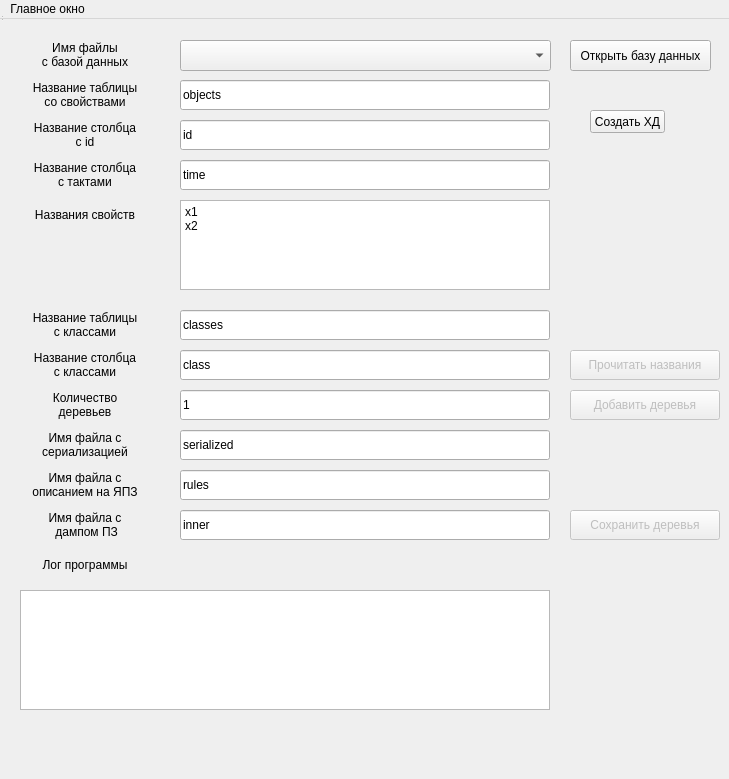
<?xml version="1.0" encoding="UTF-8"?>
<ui version="4.0">
 <class>DataMiningWindow</class>
 <widget class="QWidget" name="DataMiningWindow">
  <property name="geometry">
   <rect>
    <x>0</x>
    <y>0</y>
    <width>729</width>
    <height>779</height>
   </rect>
  </property>
  <property name="windowTitle">
   <string>MainWindow</string>
  </property>
  <widget class="QWidget" name="centralWidget" native="true">
   <property name="geometry">
    <rect>
     <x>0</x>
     <y>20</y>
     <width>740</width>
     <height>710</height>
    </rect>
   </property>
   <widget class="QLabel" name="table_name_label">
    <property name="geometry">
     <rect>
      <x>20</x>
      <y>60</y>
      <width>130</width>
      <height>30</height>
     </rect>
    </property>
    <property name="text">
     <string>Название таблицы
со свойствами</string>
    </property>
    <property name="textFormat">
     <enum>Qt::AutoText</enum>
    </property>
    <property name="alignment">
     <set>Qt::AlignCenter</set>
    </property>
   </widget>
   <widget class="QLabel" name="properties_label">
    <property name="geometry">
     <rect>
      <x>20</x>
      <y>180</y>
      <width>130</width>
      <height>30</height>
     </rect>
    </property>
    <property name="text">
     <string>Названия свойств</string>
    </property>
    <property name="alignment">
     <set>Qt::AlignCenter</set>
    </property>
   </widget>
   <widget class="QLineEdit" name="table_name_value">
    <property name="geometry">
     <rect>
      <x>180</x>
      <y>60</y>
      <width>370</width>
      <height>30</height>
     </rect>
    </property>
    <property name="text">
     <string>objects</string>
    </property>
   </widget>
   <widget class="QTextEdit" name="properties_text">
    <property name="geometry">
     <rect>
      <x>180</x>
      <y>180</y>
      <width>370</width>
      <height>90</height>
     </rect>
    </property>
    <property name="html">
     <string>&lt;!DOCTYPE HTML PUBLIC &quot;-//W3C//DTD HTML 4.0//EN&quot; &quot;http://www.w3.org/TR/REC-html40/strict.dtd&quot;&gt;
&lt;html&gt;&lt;head&gt;&lt;meta name=&quot;qrichtext&quot; content=&quot;1&quot; /&gt;&lt;style type=&quot;text/css&quot;&gt;
p, li { white-space: pre-wrap; }
&lt;/style&gt;&lt;/head&gt;&lt;body style=&quot; font-family:'MS Shell Dlg 2'; font-size:8.25pt; font-weight:400; font-style:normal;&quot;&gt;
&lt;p style=&quot; margin-top:0px; margin-bottom:0px; margin-left:0px; margin-right:0px; -qt-block-indent:0; text-indent:0px;&quot;&gt;&lt;span style=&quot; font-family:'Sans Serif'; font-size:9pt;&quot;&gt;x1&lt;/span&gt;&lt;/p&gt;
&lt;p style=&quot; margin-top:0px; margin-bottom:0px; margin-left:0px; margin-right:0px; -qt-block-indent:0; text-indent:0px;&quot;&gt;&lt;span style=&quot; font-family:'Sans Serif'; font-size:9pt;&quot;&gt;x2&lt;/span&gt;&lt;/p&gt;&lt;/body&gt;&lt;/html&gt;</string>
    </property>
   </widget>
   <widget class="QLabel" name="class_table_name_label">
    <property name="geometry">
     <rect>
      <x>20</x>
      <y>290</y>
      <width>130</width>
      <height>30</height>
     </rect>
    </property>
    <property name="text">
     <string>Название таблицы
с классами</string>
    </property>
    <property name="alignment">
     <set>Qt::AlignCenter</set>
    </property>
   </widget>
   <widget class="QLineEdit" name="class_table_name_value">
    <property name="geometry">
     <rect>
      <x>180</x>
      <y>290</y>
      <width>370</width>
      <height>30</height>
     </rect>
    </property>
    <property name="text">
     <string>classes</string>
    </property>
   </widget>
   <widget class="QPushButton" name="open_db_button">
    <property name="geometry">
     <rect>
      <x>570</x>
      <y>20</y>
      <width>141</width>
      <height>31</height>
     </rect>
    </property>
    <property name="text">
     <string>Открыть базу данных</string>
    </property>
   </widget>
   <widget class="QLabel" name="database_name_label">
    <property name="geometry">
     <rect>
      <x>20</x>
      <y>20</y>
      <width>130</width>
      <height>30</height>
     </rect>
    </property>
    <property name="text">
     <string>Имя файлы
с базой данных</string>
    </property>
    <property name="textFormat">
     <enum>Qt::AutoText</enum>
    </property>
    <property name="alignment">
     <set>Qt::AlignCenter</set>
    </property>
   </widget>
   <widget class="QLabel" name="log_label">
    <property name="geometry">
     <rect>
      <x>20</x>
      <y>530</y>
      <width>130</width>
      <height>30</height>
     </rect>
    </property>
    <property name="text">
     <string>Лог программы</string>
    </property>
    <property name="alignment">
     <set>Qt::AlignCenter</set>
    </property>
   </widget>
   <widget class="QTextEdit" name="log_value">
    <property name="geometry">
     <rect>
      <x>20</x>
      <y>570</y>
      <width>530</width>
      <height>120</height>
     </rect>
    </property>
    <property name="readOnly">
     <bool>true</bool>
    </property>
   </widget>
   <widget class="QPushButton" name="parse_names_button">
    <property name="enabled">
     <bool>false</bool>
    </property>
    <property name="geometry">
     <rect>
      <x>570</x>
      <y>330</y>
      <width>150</width>
      <height>30</height>
     </rect>
    </property>
    <property name="text">
     <string>Прочитать названия</string>
    </property>
   </widget>
   <widget class="QLabel" name="id_column_name_label">
    <property name="geometry">
     <rect>
      <x>20</x>
      <y>100</y>
      <width>130</width>
      <height>30</height>
     </rect>
    </property>
    <property name="text">
     <string>Название столбца
с id</string>
    </property>
    <property name="textFormat">
     <enum>Qt::AutoText</enum>
    </property>
    <property name="alignment">
     <set>Qt::AlignCenter</set>
    </property>
   </widget>
   <widget class="QLabel" name="time_column_name_label">
    <property name="geometry">
     <rect>
      <x>20</x>
      <y>140</y>
      <width>130</width>
      <height>30</height>
     </rect>
    </property>
    <property name="text">
     <string>Название столбца
с тактами</string>
    </property>
    <property name="textFormat">
     <enum>Qt::AutoText</enum>
    </property>
    <property name="alignment">
     <set>Qt::AlignCenter</set>
    </property>
   </widget>
   <widget class="QLineEdit" name="id_column_name_value">
    <property name="geometry">
     <rect>
      <x>180</x>
      <y>100</y>
      <width>370</width>
      <height>30</height>
     </rect>
    </property>
    <property name="text">
     <string>id</string>
    </property>
   </widget>
   <widget class="QLineEdit" name="time_column_name_value">
    <property name="geometry">
     <rect>
      <x>180</x>
      <y>140</y>
      <width>370</width>
      <height>30</height>
     </rect>
    </property>
    <property name="text">
     <string>time</string>
    </property>
   </widget>
   <widget class="QLabel" name="class_column_name_label">
    <property name="geometry">
     <rect>
      <x>20</x>
      <y>330</y>
      <width>130</width>
      <height>30</height>
     </rect>
    </property>
    <property name="text">
     <string>Название столбца
с классами</string>
    </property>
    <property name="textFormat">
     <enum>Qt::AutoText</enum>
    </property>
    <property name="alignment">
     <set>Qt::AlignCenter</set>
    </property>
   </widget>
   <widget class="QLineEdit" name="class_column_name_value">
    <property name="geometry">
     <rect>
      <x>180</x>
      <y>330</y>
      <width>370</width>
      <height>30</height>
     </rect>
    </property>
    <property name="text">
     <string>class</string>
    </property>
   </widget>
   <widget class="QLabel" name="add_tree_label">
    <property name="geometry">
     <rect>
      <x>20</x>
      <y>370</y>
      <width>130</width>
      <height>30</height>
     </rect>
    </property>
    <property name="text">
     <string>Количество
деревьев</string>
    </property>
    <property name="textFormat">
     <enum>Qt::AutoText</enum>
    </property>
    <property name="alignment">
     <set>Qt::AlignCenter</set>
    </property>
   </widget>
   <widget class="QLineEdit" name="add_tree_value">
    <property name="geometry">
     <rect>
      <x>180</x>
      <y>370</y>
      <width>370</width>
      <height>30</height>
     </rect>
    </property>
    <property name="text">
     <string>1</string>
    </property>
   </widget>
   <widget class="QPushButton" name="add_tree_button">
    <property name="enabled">
     <bool>false</bool>
    </property>
    <property name="geometry">
     <rect>
      <x>570</x>
      <y>370</y>
      <width>150</width>
      <height>30</height>
     </rect>
    </property>
    <property name="text">
     <string>Добавить деревья</string>
    </property>
   </widget>
   <widget class="QLabel" name="serialize_name_label">
    <property name="geometry">
     <rect>
      <x>20</x>
      <y>410</y>
      <width>130</width>
      <height>30</height>
     </rect>
    </property>
    <property name="text">
     <string>Имя файла с
сериализацией</string>
    </property>
    <property name="textFormat">
     <enum>Qt::AutoText</enum>
    </property>
    <property name="alignment">
     <set>Qt::AlignCenter</set>
    </property>
   </widget>
   <widget class="QLineEdit" name="serialize_name_value">
    <property name="geometry">
     <rect>
      <x>180</x>
      <y>410</y>
      <width>370</width>
      <height>30</height>
     </rect>
    </property>
    <property name="text">
     <string>serialized</string>
    </property>
   </widget>
   <widget class="QLabel" name="rules_name_label">
    <property name="geometry">
     <rect>
      <x>20</x>
      <y>450</y>
      <width>130</width>
      <height>30</height>
     </rect>
    </property>
    <property name="text">
     <string>Имя файла с
описанием на ЯПЗ</string>
    </property>
    <property name="textFormat">
     <enum>Qt::AutoText</enum>
    </property>
    <property name="alignment">
     <set>Qt::AlignCenter</set>
    </property>
   </widget>
   <widget class="QLineEdit" name="rules_name_value">
    <property name="geometry">
     <rect>
      <x>180</x>
      <y>450</y>
      <width>370</width>
      <height>30</height>
     </rect>
    </property>
    <property name="text">
     <string>rules</string>
    </property>
   </widget>
   <widget class="QPushButton" name="save_trees_button">
    <property name="enabled">
     <bool>false</bool>
    </property>
    <property name="geometry">
     <rect>
      <x>570</x>
      <y>490</y>
      <width>150</width>
      <height>30</height>
     </rect>
    </property>
    <property name="text">
     <string>Сохранить деревья</string>
    </property>
   </widget>
   <widget class="QLabel" name="inner_name_label">
    <property name="geometry">
     <rect>
      <x>20</x>
      <y>490</y>
      <width>130</width>
      <height>30</height>
     </rect>
    </property>
    <property name="text">
     <string>Имя файла с
 дампом ПЗ</string>
    </property>
    <property name="textFormat">
     <enum>Qt::AutoText</enum>
    </property>
    <property name="alignment">
     <set>Qt::AlignCenter</set>
    </property>
   </widget>
   <widget class="QLineEdit" name="inner_name_value">
    <property name="geometry">
     <rect>
      <x>180</x>
      <y>490</y>
      <width>370</width>
      <height>30</height>
     </rect>
    </property>
    <property name="text">
     <string>inner</string>
    </property>
   </widget>
   <widget class="QComboBox" name="comboBox">
    <property name="geometry">
     <rect>
      <x>180</x>
      <y>20</y>
      <width>371</width>
      <height>31</height>
     </rect>
    </property>
   </widget>
   <widget class="QPushButton" name="dw_create_button">
    <property name="geometry">
     <rect>
      <x>590</x>
      <y>90</y>
      <width>75</width>
      <height>23</height>
     </rect>
    </property>
    <property name="text">
     <string>Создать ХД</string>
    </property>
   </widget>
  </widget>
  <widget class="QMenuBar" name="menuBar">
   <property name="geometry">
    <rect>
     <x>0</x>
     <y>0</y>
     <width>729</width>
     <height>19</height>
    </rect>
   </property>
   <widget class="QMenu" name="menu">
    <property name="title">
     <string>Главное окно</string>
    </property>
   </widget>
   <addaction name="menu"/>
  </widget>
  <widget class="QToolBar" name="mainToolBar">
   <property name="geometry">
    <rect>
     <x>0</x>
     <y>0</y>
     <width>8</width>
     <height>17</height>
    </rect>
   </property>
  </widget>
  <widget class="QStatusBar" name="statusBar">
   <property name="geometry">
    <rect>
     <x>0</x>
     <y>0</y>
     <width>3</width>
     <height>22</height>
    </rect>
   </property>
  </widget>
 </widget>
 <layoutdefault spacing="6" margin="11"/>
 <resources/>
 <connections/>
</ui>
